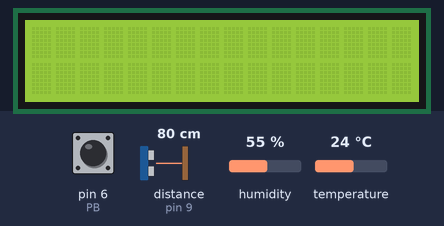
Bench run of a sketch on a simulated Arduino Uno, built with avr-gcc and run on an emulated ATmega328P. Shown: 16×2 character LCD. The test bench sets the inputs (shaded band); at power-on: pin 6 (PB) HIGH, distance to the obstacle (sensor on pin 9) 80 cm, temperature 24 °C, humidity 55 %. The echo pulse lasts 58.3 µs per cm; what the sketch prints to the serial monitor is not drawn.

Above: at 1.2 s.
1.3 s: pin 6 (PB) pulled LOW for 1 s
At 2.7 s:
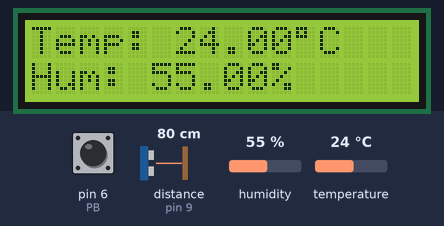
3.9 s: pin 6 (PB) pulled LOW for 0.15 s
At 5.3 s:
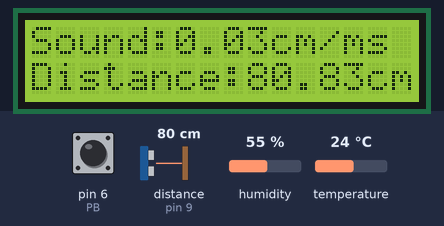
5.6 s: distance to the obstacle (sensor on pin 9) set to 2 cm
At 7.0 s:
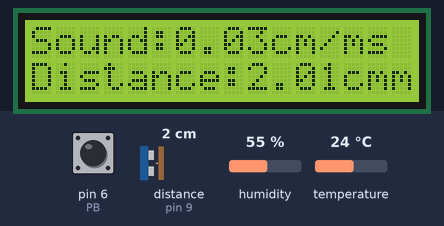
7.3 s: pin 6 (PB) pulled LOW for 0.15 s
At 8.2 s:
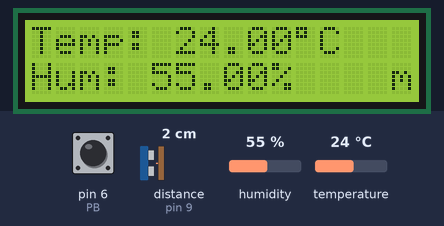
9.0 s: temperature set to 12 °C
At 11.7 s:
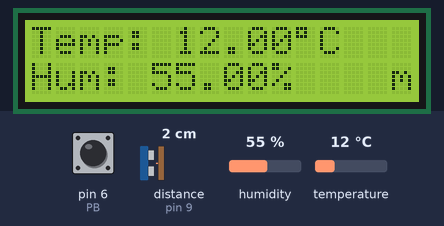
12.3 s: humidity set to 22 %
At 13.7 s:
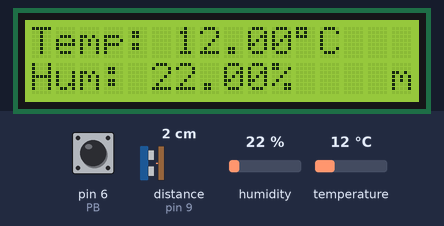
Timing chart, 0 to 15.3 s (numbered marks = the images above; inputs shaded):
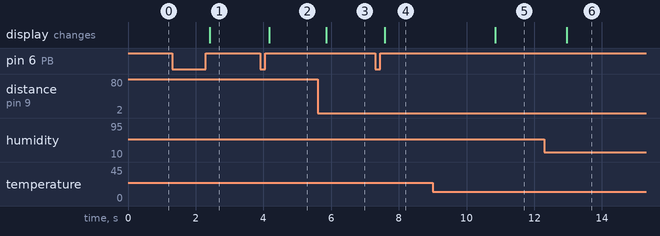

The sketch:

5._Ultrasonic_with_DHT_11_on_LCD.ino
```cpp
/* DHT11 and ULtrasonic with PB on LCD
This code uses DHT 11 sensor to measure temperature and humidity values. It
also uses Ultrasonic sensor to calculate the distance of an object using the
speed of sound. Ultrsonic sensor uses the temperature and humidity of values
from the DHT 11 sensor to calculate the speed of sound. This code displays
temperature, humidity, speed of sound (cm/ms) and distance (cm) values on LCD
and on Serial Monitor. A pushbutton is also connected to alternate between
showing the values.
*/

#include "DHT.h";   // Include DHT library for working with DHT11 sensor
#include "NewPing.h"; // For Ultrasonic sensor
// Include LiquidCrystal library for managing with LCD screen
#include <LiquidCrystal.h>

#define DHTPIN 8  // Define pin for DHT 11
#define DHTTYPE DHT11  // Define the type DHT sensor being used
#define TRIGGER_PIN 10 // Define trigger pin for Ultrasonic sensor
#define ECHO_PIN 9  // Define echo pin for Ultrasonic sensor
#define MAX_DISTANCE 400  // Maximum distance (in cm) for Ultrasonic sensor

// Initialize objects for sensors and LCD display
DHT dht(DHTPIN, DHTTYPE);
NewPing sonar(TRIGGER_PIN, ECHO_PIN, MAX_DISTANCE);

const int PB = 6;   // PB connected to pin 10
int iterations = 5; // Number of iterations for Ultrasonic sensor readings
int buttonState = LOW;  // declare a variable for current PB state
int lastButtonState = HIGH;  // declare a variable for last PB state
int PBcount = 0;  // declare a variable for count button press

// Declacre varaible to store humidity, temperature, duration, distance,
// sound's speed in m/s and sound's speed in cm
float Hum, Temp, duration, distance, SOUNDm, SOUNDcm;

// Initialize the library by associating any needed LCD interfere pin
// with the arduino pin number it is connected to
const int rs = 12, en = 11, d4 = 5, d5 = 4, d6 = 3, d7 = 2;
LiquidCrystal lcd(rs, en, d4, d5, d6, d7);
// Define a custom character for the LCD
byte customChar[8] = {
  B11100,
  B10100,
  B11100,
  B00000,
  B00000,
  B00000,
  B00000,
  B00000
};

void setup() {
 pinMode(PB, INPUT_PULLUP);  // Initialize PB as an INPUT_PULLUP
 Serial.begin (9600);  // Initialize Serial Monitor with baud rate of 9600
 dht.begin();  // Initialize DHT sensor
 lcd.begin(16, 2);  // Set up LCD's number of rows and columns
 // Create a custom character to display degree symbol
 lcd.createChar(0,customChar);
}

void loop() {
// Read values from DHT sensor
 Hum = dht.readHumidity();
 Temp = dht.readTemperature();

// Calculate speed of sound in m/s using temperature and humidity values
 SOUNDm = 331.4 + (0.606 * Temp) + (0.0124 * Hum);

// Convert speed of sound from m/s to cm/ms
 SOUNDcm = SOUNDm / 10000;

// Calculate the distance using Ultrasonic sensor
 duration = sonar.ping_median(iterations);
 distance = (duration / 2.0) * SOUNDcm;

// Display values on Serial Monitor
 Serial.print("Sound: ");
 Serial.print(SOUNDm);
 Serial.print(" m/s, ");
 Serial.print("Sound: ");
 Serial.print(SOUNDcm);
 Serial.print(" cm/ms, ");
 Serial.print("Humid: ");
 Serial.print(Hum);
 Serial.print(" %, Temp: ");
 Serial.print(Temp);
 Serial.print(" C, ");
 Serial.print("Distance: ");

// Print Out of Range on the Serial Monitor if the Distance is >=400 or <= 2
 if (distance >= 400 || distance <= 2) {
 Serial.print("Out of range");
}
 else {
 Serial.print(distance);
 Serial.println(" cm");
}
  // Read PB state and store results in the buttonState variable
   buttonState = digitalRead(PB);
  if (buttonState != lastButtonState ) {  // Check if button was just pressed
  // debounce delay
  delay(50);
 if (buttonState == HIGH) {
   PBcount++;
   // Reset PBcount to 1 if it reaches the maximum count of 3
 if (PBcount == 3 ) {
   PBcount = 1;
 }
 }
  }
  // Switch statement to handle the different cases of the pushbutton press
 switch (PBcount) {
  case 1:
    // Print Temperature value on LCD
    lcd.setCursor(0,0);
    lcd.print(("Temp: "));
    lcd.print(Temp);
    lcd.write((byte)0);
    lcd.print(("C"));
    lcd.print("    ");
    // Print Humidity value on LCD
    lcd.setCursor(0,1);
    lcd.print("Hum: ");
    lcd.print(Hum);
    lcd.print("%");
    lcd.print("    ");
  break;

  case 2:
    // Print Sound's speed in cm/ms on LCD
    lcd.setCursor(0,0);
    lcd.print("Sound:");
    lcd.print(SOUNDcm);
    lcd.print("cm/ms");
    // Print Distance value on LCD
    lcd.setCursor(0,1);
    lcd.print("Distance:");
    lcd.print(distance);
    lcd.print("cm");
  break;
  }
  // Store the PB's current state for the next cycle
  lastButtonState = buttonState;
}
```

Measured:
- after the input at 1.3 s, the display: changes after 1.1 s (image 1)
- after the input at 3.9 s, the display: changes after 0.28 s (image 2)
- after the input at 5.6 s, the display: changes after 0.26 s (image 3)
- after the input at 7.3 s, the display: changes after 0.29 s (image 4)
- after the input at 9.0 s, the display: changes after 1.8 s (image 5)
- after the input at 12.3 s, the display: changes after 0.66 s (image 6)
